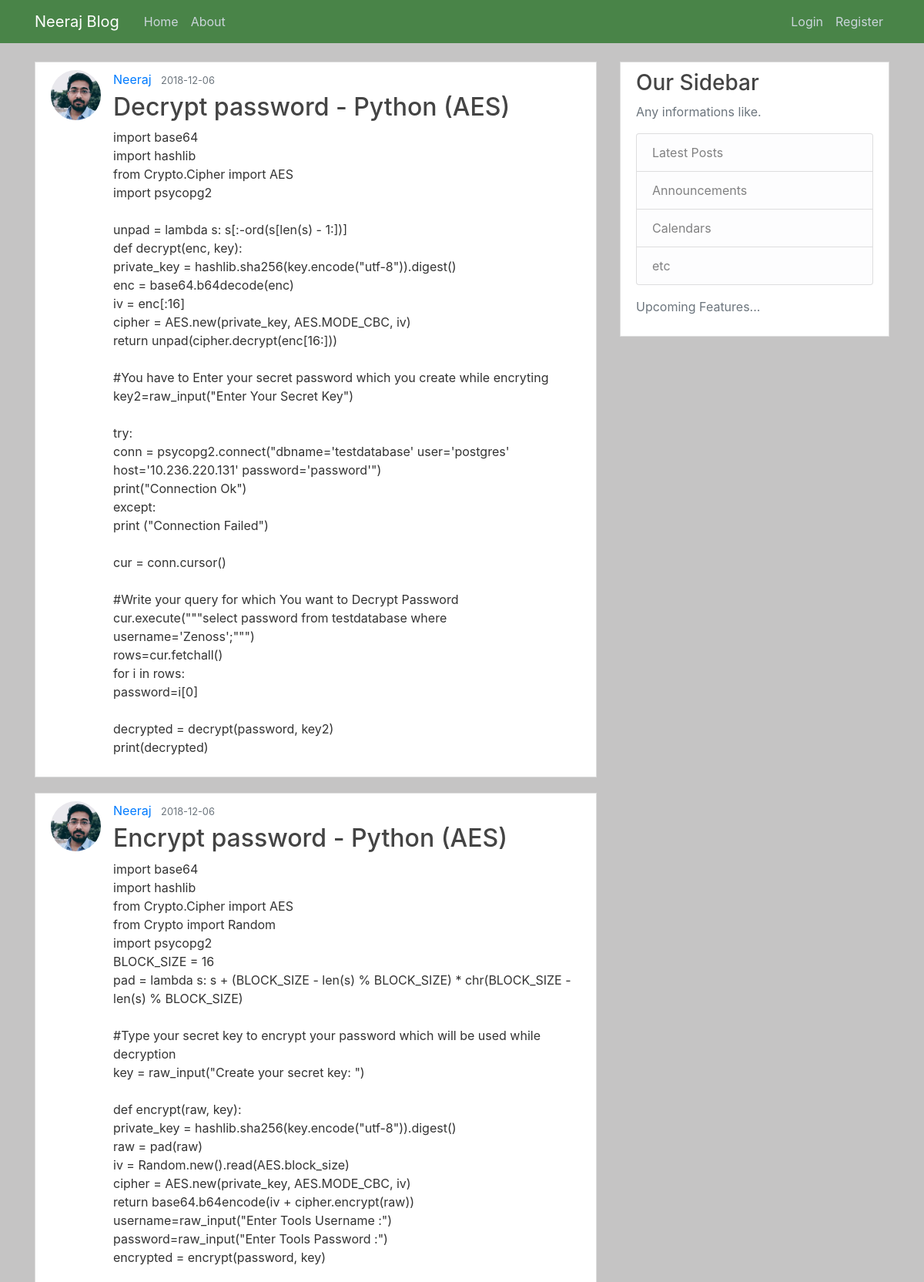
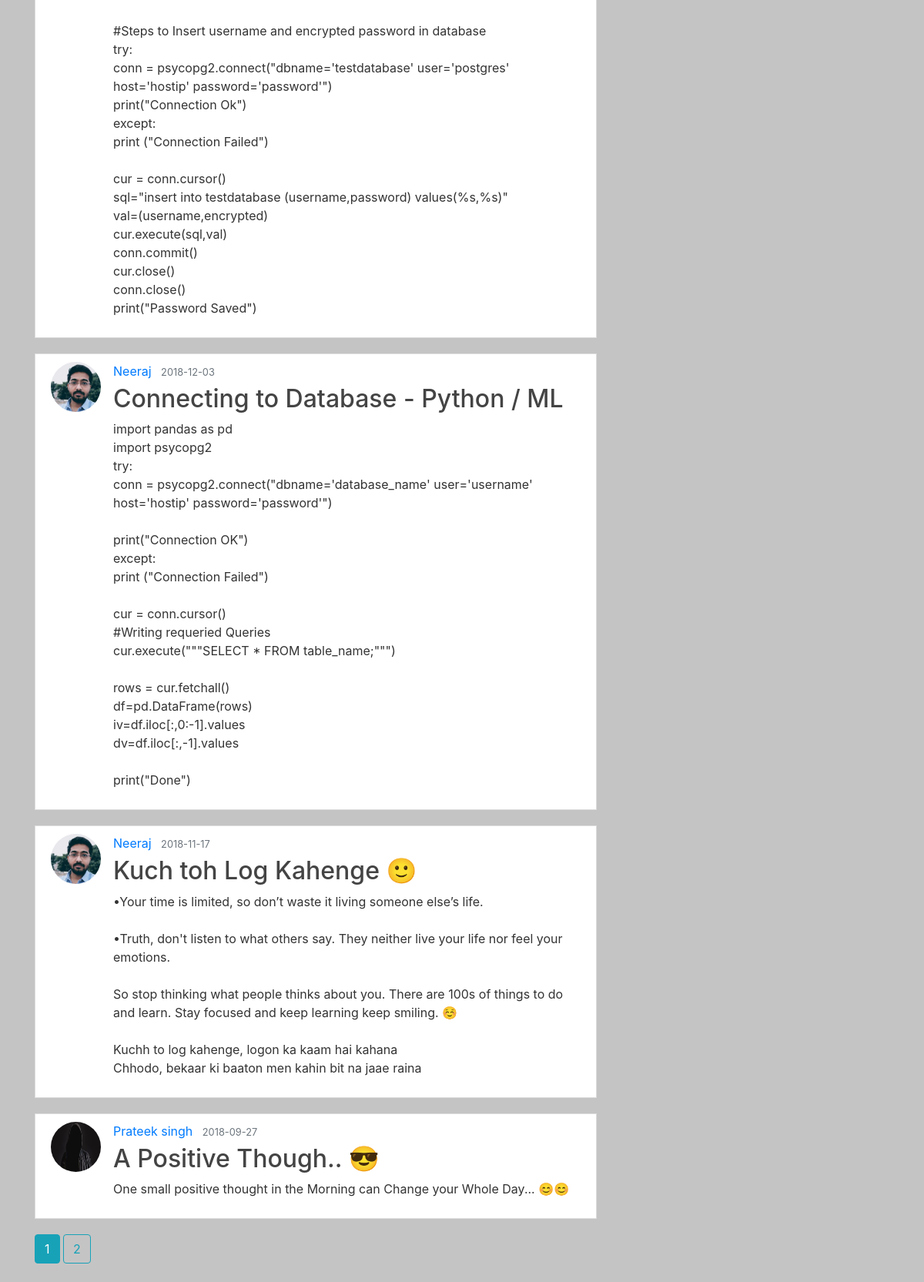
The page /home on the database its author committed (2 pictures, top to bottom).
### flaskblog/models.py (models this page shows, shortened)
class Post(db.Model):
    id=db.Column(db.Integer, primary_key=True)
    title=db.Column(db.String(100), nullable=False)
    date_posted=db.Column(db.DateTime, nullable=False, default=datetime.utcnow)
    content= db.Column(db.Text, nullable=False)
    user_id = db.Column(db.Integer, db.ForeignKey('user.id'), nullable=False)

class User(db.Model, UserMixin):
    id = db.Column(db.Integer, primary_key=True)
    username = db.Column(db.String(20), unique=True, nullable=False)
    email = db.Column(db.String(120), unique=True, nullable=False)
    image_file = db.Column(db.String(20),nullable=False, default='default.jpg')
    password = db.Column(db.String(60),nullable=False)
    post = db.relationship('Post', backref='author', lazy=True)

### flaskblog/routes.py (the view)
@app.route("/")
@app.route("/home")
def home():
    page= request.args.get('page', 1, type=int)
    posts=Post.query.order_by(Post.date_posted.desc()).paginate(page=page, per_page=5)
    return render_template('home.html',posts=posts)

### flaskblog/templates/home.html
{% extends "layout.html" %}
{% block content %}
  {% for post in posts.items %}
<article class="media content-section">
  <img class="rounded-circle article-img" src="{{ url_for('static', filename='profile_pics/'+ post.author.image_file) }}">
  <div class="media-body">
    <div class="article-metadata">
      <a class="mr-2" href="{{url_for('user_posts', username=post.author.username)}}">{{ post.author.username }}</a>
      <small class="text-muted">{{ post.date_posted.strftime('%Y-%m-%d') }}</small>
    </div>
    <h2><a class="article-title" href="{{url_for('post', post_id=post.id)}}">{{ post.title }}</a></h2>
    <p class="article-content">{{ post.content }}</p>
  </div>
</article>
  {% endfor %}
  {% for page_num in posts.iter_pages(left_edge=1, right_edge=1, left_current=1, right_current=2)%}
    {% if page_num %}
      {% if posts.page == page_num %}
      <a class="btn btn-info mb-4" href="{{url_for('home', page=page_num)}}">{{page_num}}</a>
      {% else %}
      <a class="btn btn-outline-info mb-4" href="{{url_for('home', page=page_num)}}">{{page_num}}</a>
      {% endif %}
    {% else %}
      ...
    {% endif %}
   {% endfor %}
{% endblock content %}

### flaskblog/templates/layout.html (shortened to what this page needs)
<!DOCTYPE html>
<html>
<head>
    <link rel="stylesheet" href="https://maxcdn.bootstrapcdn.com/bootstrap/4.0.0/css/bootstrap.min.css">
    <link rel="stylesheet" type="text/css" href="{{url_for('static',filename='main.css')}}">
</head>
<body>
  <header class="site-header">
  <nav class="navbar navbar-expand-md navbar-dark bg-steel fixed-top">
    <div class="container">
      <a class="navbar-brand mr-4" href="{{ url_for('home') }}">Neeraj Blog</a>
      <div class="collapse navbar-collapse" id="navbarToggle">
        <div class="navbar-nav mr-auto">
          <a class="nav-item nav-link" href="{{ url_for('home') }}">Home</a>
          <a class="nav-item nav-link" href="{{ url_for('about') }}">About</a>
        </div>
        <div class="navbar-nav">
         {% if current_user.is_authenticated %}
         <a class="nav-item nav-link" href="{{ url_for('userlist') }}">All Users</a>
         <a class="nav-item nav-link" href="{{ url_for('new_post') }}">New Post</a>
         <a class="nav-item nav-link" href="{{ url_for('account') }}">Profile</a>
         <a class="nav-item nav-link" href="{{ url_for('logout') }}">Logout</a>
         {% else %}
          <a class="nav-item nav-link" href="{{ url_for('login') }}">Login</a>
          <a class="nav-item nav-link" href="{{ url_for('register') }}">Register</a>
         {% endif %}
        </div>
      </div>
    </div>
  </nav>
</header>
<main role="main" class="container">
  <div class="row">
    <div class="col-md-8">
      {% block content %}{% endblock %}
    </div>
    <div class="col-md-4">
      <div class="content-section">
        <h3>Our Sidebar</h3>
        <p class='text-muted'>Any informations like.
          <ul class="list-group">
            <li class="list-group-item list-group-item-light">Latest Posts</li>
            <li class="list-group-item list-group-item-light">Announcements</li>
            <li class="list-group-item list-group-item-light">Calendars</li>
            <li class="list-group-item list-group-item-light">etc</li>
          </ul>
        </p>
        <p class='text-muted'>Upcoming Features...
      </div>
    </div>
  </div>
</main>
</body>
</html>

### flaskblog/static/main.css (style rules this page uses)
body { background: #c5c4c4; color: #333333; margin-top: 5rem; }
h1, h2, h3, h4, h5, h6 { color: #444444; }
.bg-steel { background-color: #498448; }
.site-header .navbar-nav .nav-link { color: #cbd5db; }
.content-section { background: #ffffff; padding: 10px 20px; border: 1px solid #dddddd; margin-bottom: 20px; }
.article-title { color: #444444; }
.article-content { white-space: pre-line; }
.article-img { height: 65px; width: 65px; margin-right: 16px; }
.article-metadata { padding-bottom: 1px; margin-bottom: 4px; }

### rows shown on the page
Post: image_file (picture), author.username "Neeraj", date_posted "2018-12-06", title "Decrypt password - Python (AES)", content "import base64 import hashlib from Crypto.Cipher import AES import psycopg2 unpad = lambda s: s[:-ord(s[len(s) - 1:])] def decrypt(enc, key): private_key = hashlib.sha256(key.encode(\"utf-8\")).digest() enc = base64.b64decode(enc) iv = enc[:16] cipher = AES.new(private_key, AES.MODE_CBC, iv) return unpad(cipher.decrypt(enc[16:])) #You have to Enter your secret password which you create while encryting key2=raw_input(\"Enter Your Secret Key\") try: conn = psycopg2.connect(\"dbname='testdatabase' user='postgres' host='10.236.220.131' password='password'\") print(\"Connection Ok\") except: print (\"Connection Failed\") cur = conn.cursor() #Write your query for which You want to Decrypt Password…"
Post: image_file (picture), author.username "Neeraj", date_posted "2018-12-06", title "Encrypt password - Python (AES)", content "import base64 import hashlib from Crypto.Cipher import AES from Crypto import Random import psycopg2 BLOCK_SIZE = 16 pad = lambda s: s + (BLOCK_SIZE - len(s) % BLOCK_SIZE) * chr(BLOCK_SIZE - len(s) % BLOCK_SIZE) #Type your secret key to encrypt your password which will be used while decryption key = raw_input(\"Create your secret key: \") def encrypt(raw, key): private_key = hashlib.sha256(key.encode(\"utf-8\")).digest() raw = pad(raw) iv = Random.new().read(AES.block_size) cipher = AES.new(private_key, AES.MODE_CBC, iv) return base64.b64encode(iv + cipher.encrypt(raw)) username=raw_input(\"Enter Tools Username :\") password=raw_input(\"Enter Tools Password :\") encrypted = encrypt(password, key)…"
Post: image_file (picture), author.username "Neeraj", date_posted "2018-12-03", title "Connecting to Database - Python / ML", content "import pandas as pd import psycopg2 try: conn = psycopg2.connect(\"dbname='database_name' user='username' host='hostip' password='password'\") print(\"Connection OK\") except: print (\"Connection Failed\") cur = conn.cursor() #Writing requeried Queries cur.execute(\"\"\"SELECT * FROM table_name;\"\"\") rows = cur.fetchall() df=pd.DataFrame(rows) iv=df.iloc[:,0:-1].values dv=df.iloc[:,-1].values print(\"Done\")"
Post: image_file (picture), author.username "Neeraj", date_posted "2018-11-17", title "Kuch toh Log Kahenge 🙂", content "•Your time is limited, so don’t waste it living someone else’s life. •Truth, don't listen to what others say. They neither live your life nor feel your emotions. So stop thinking what people thinks about you. There are 100s of things to do and learn. Stay focused and keep learning keep smiling. ☺️ Kuchh to log kahenge, logon ka kaam hai kahana Chhodo, bekaar ki baaton men kahin bit na jaae raina"
Post: image_file (placeholder picture), author.username "Prateek singh", date_posted "2018-09-27", title "A Positive Though.. 😎", content "One small positive thought in the Morning can Change your Whole Day... 😊😊"

### other values the page prints
{{ page_num }} "1"
{{ page_num }} "2"
